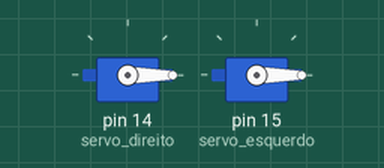
This sketch was run on a simulated Arduino Uno, built with avr-gcc and run on an emulated ATmega328P. On the bench: 2 × servo.

Above: at 0.05 s.
At 2.05 s:
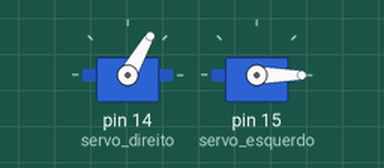
At 3.5 s:
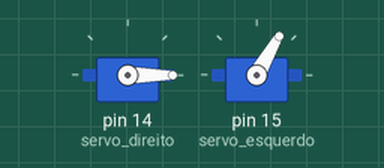
Timing chart, 0 to 7.2 s (numbered marks = the images above):
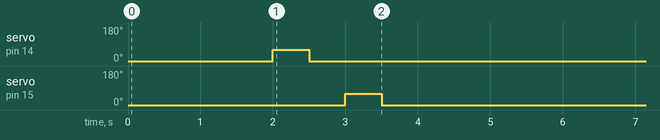

The sketch:

movimento_medo.ino
```cpp
#include <Servo.h>

Servo servo_direito;  // create servo object to control a servo
Servo servo_esquerdo;  // create servo object to control a servo
                // a maximum of eight servo objects can be created

void setup()
{
  servo_direito.attach(14);  // attaches the servo on pin 9 to the servo object
  servo_esquerdo.attach(15);  // attaches the servo on pin 9 to the servo object
}


void loop()
{
    servo_direito.write(0);              // tell servo to go to position in variable 'pos'
    servo_esquerdo.write(0);
    delay(2000);

    servo_direito.write(60);              // tell servo to go to position in variable 'pos'
    delay(500);
    servo_direito.write(0);
    delay(500);
    // tell servo to go to position in variable 'pos'
    servo_esquerdo.write(60);
    delay(500);
    servo_esquerdo.write(0);
        delay(2000);

}
```

Measured:
- by itself, servo on pin 14 (servo_direito), servo on pin 15 (servo_esquerdo): alternates 60° for 0.50 s and 0° for 5.0 s
